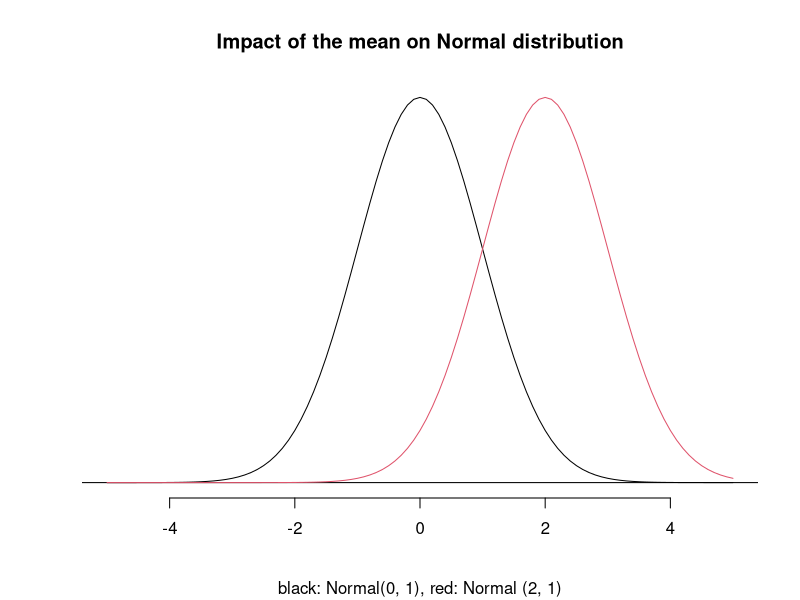
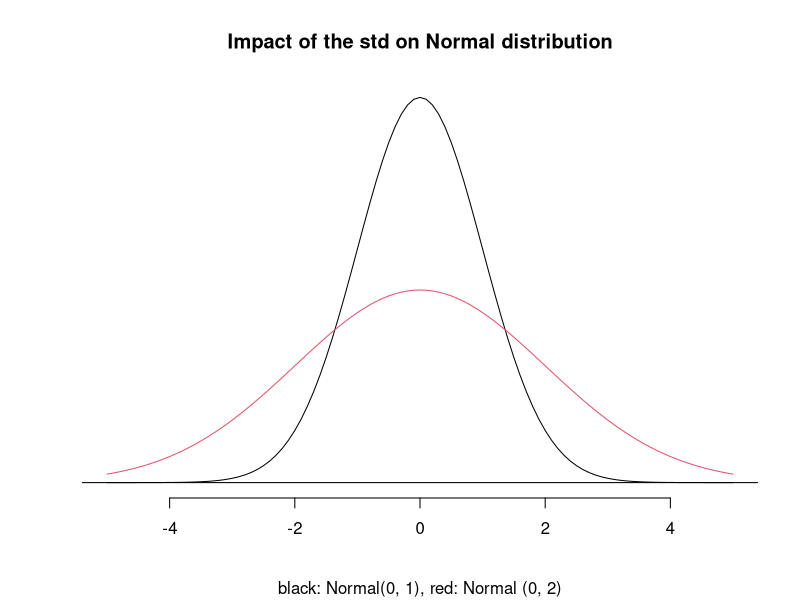
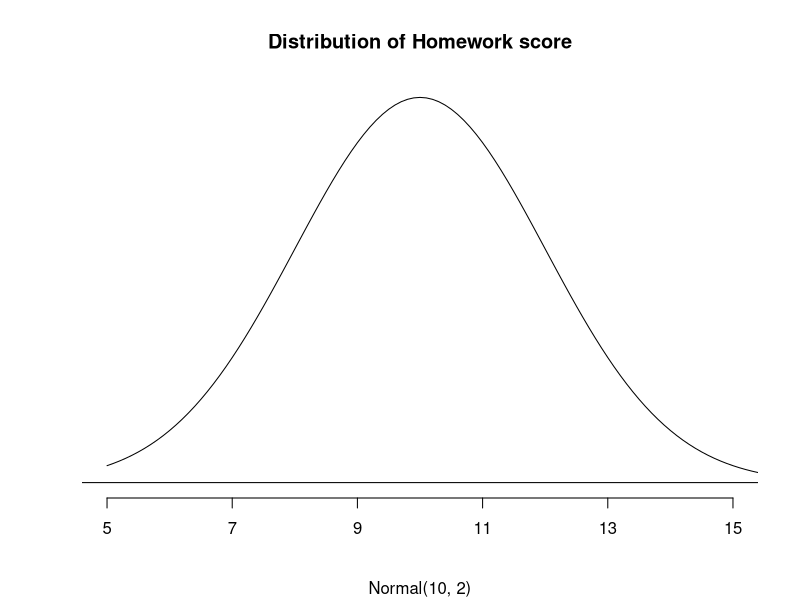
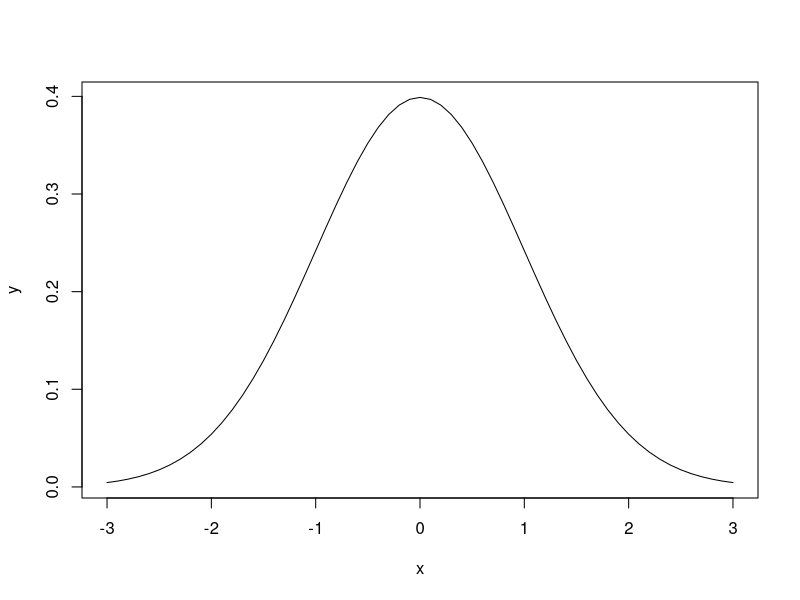

Write the R code that produced these figures, in order.
## ---- chunk 1
x <- seq(-5, 5, by= 0.1)
plot(x, dnorm(x), type = "l",
     xlim = c(-5, 5),
     xlab = "", ylab = "",
     main = "Impact of the mean on Normal distribution",
     sub = "black: Normal(0, 1), red: Normal (2, 1)", axes = F)
abline(h=0)
points(x, dnorm(x, 2, sd = 1), type = "l", col = 2)
axis(1, at = seq(-4, 4, by = 2), las = 1)
## ---- chunk 2
x <- seq(-5, 5, by= 0.1)
plot(x, dnorm(x), type = "l",
     xlim = c(-5, 5),
     xlab = "", ylab = "",
     main = "Impact of the std on Normal distribution",
     sub = "black: Normal(0, 1), red: Normal (0, 2)", axes = F)
abline(h=0)
points(x, dnorm(x, 0, sd = 2), type = "l", col = 2)
axis(1, at = seq(-4, 4, by = 2), las = 1)
## ---- chunk 3
x <- seq(5, 20, by= 0.1)
plot(x, dnorm(x, 10, 2), type = "l",
     xlim = c(5, 15),
     xlab = "", ylab = "",
     main = "Distribution of Homework score",
     sub = "Normal(10, 2)",
     axes = F)
abline(h=0)
axis(1, at = seq(5, 15, by = 2), las = 1)
## ---- chunk 4
# pnorm: prob. of normal
# usage: pnorm(num, mean, sd)
pnorm(10, mean = 10, sd = 2)
pnorm(6, mean = 10, sd = 2)

# 68% rule
a <- pnorm(12, mean = 10, sd = 2)
b <- pnorm(8, mean = 10, sd = 2)
a - b
## ---- chunk 5
# qnorm: quantile of normal dist.
# usage: qnorm(quantiles, mean, sd)
qnorm(0.5, mean = 10, sd = 2)

# find 1st quartile
firstQ <- qnorm(0.25, mean = 10, sd = 2)

# find 3rd quartile
thirdQ <- qnorm(0.75, mean = 10, sd = 2)

# IQR
thirdQ - firstQ
## ---- chunk 6
dnorm # related to normal curve

x <- seq(-3, 3, by = 0.1)
y <- dnorm(x, mean = 0, sd = 1)

plot(x, y, type = "l")
